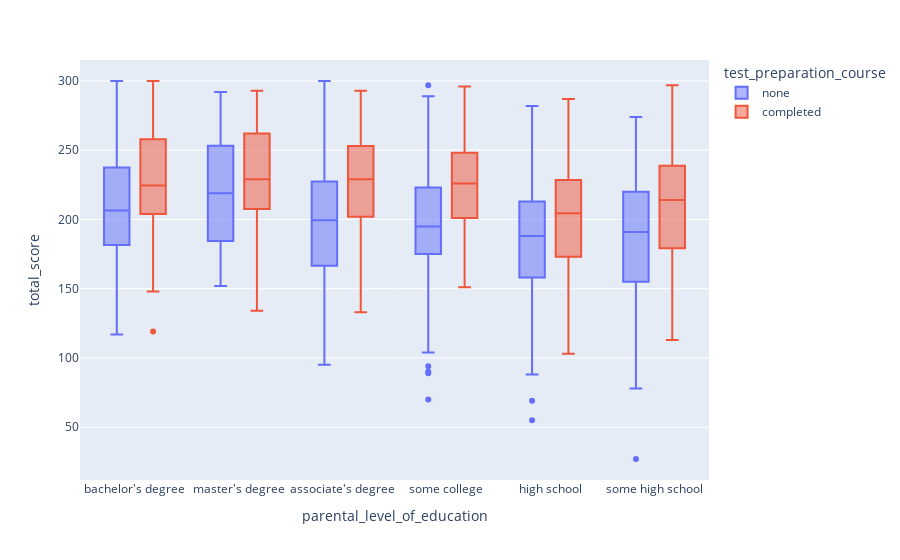

Write notebook code for a chart like this one.
### Code cell
px.box(data, x = 'parental_level_of_education', y = 'total_score', color= "test_preparation_course")

### Figure 1 — Plotly figure (JSON) as saved in the notebook; plotly's stock layout.template omitted (floating-point values rounded to 4 significant figures; data arrays with more than 128 entries replaced by an {"elided": "..."} marker saying what was removed)
{"data": [{"alignmentgroup": "True", "hovertemplate": "test_preparation_course=none<br>parental_level_of_education=%{x}<br>total_score=%{y}<extra></extra>", "legendgroup": "none", "marker": {"color": "#636efa"}, "name": "none", "notched": false, "offsetgroup": "none", "orientation": "v", "showlegend": true, "type": "box", "x": {"elided": "642 str values"}, "x0": " ", "xaxis": "x", "y": {"elided": "642 int values"}, "y0": " ", "yaxis": "y"}, {"alignmentgroup": "True", "hovertemplate": "test_preparation_course=completed<br>parental_level_of_education=%{x}<br>total_score=%{y}<extra></extra>", "legendgroup": "completed", "marker": {"color": "#EF553B"}, "name": "completed", "notched": false, "offsetgroup": "completed", "orientation": "v", "showlegend": true, "type": "box", "x": {"elided": "358 str values"}, "x0": " ", "xaxis": "x", "y": {"elided": "358 int values"}, "y0": " ", "yaxis": "y"}], "layout": {"boxmode": "group", "legend": {"title": {"text": "test_preparation_course"}, "tracegroupgap": 0}, "margin": {"t": 60}, "xaxis": {"anchor": "y", "domain": [0, 1], "title": {"text": "parental_level_of_education"}}, "yaxis": {"anchor": "x", "domain": [0, 1], "title": {"text": "total_score"}}}}
